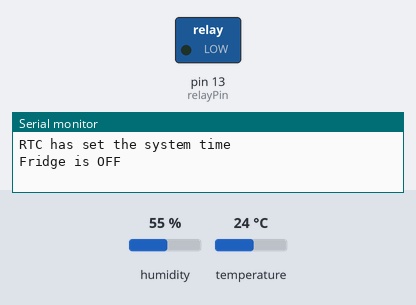
Recording of a sketch running on a simulated Arduino Uno, built with avr-gcc and run on an emulated ATmega328P. Shown: switched loads named in the sketch (green lamp = pin HIGH), the last lines printed to the serial monitor. The inputs (shaded band) are chosen by the test bench; at power-on: humidity 55 %, temperature 24 °C. The local clock reads 2024-03-15 10:24:30 at power-on unless the sketch sets it.

Above: at 0.1 s.
At 10.1 s:
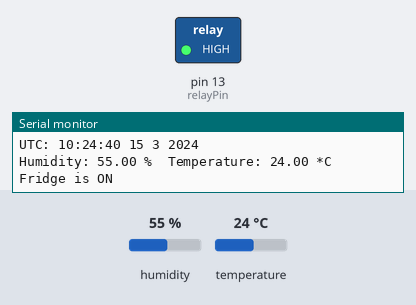
Timing chart, 0 to 11.6 s (numbered marks = the images above):
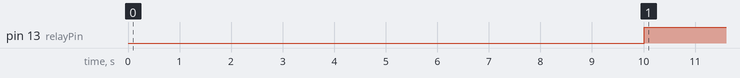

Measured:
- by itself, pin 13 (relayPin): LOW → HIGH at 10.0 s

The sketch:

SQArduinoCampingFridge.ino
```cpp
#include <TimeLib.h>
#include <Wire.h>
#include <DS1307RTC.h>
#include "DHT.h"

// Configuration
int maxTemp = 11;
int minTemp = 9;
int bedTimeHour = 6;
int wakeTimeHour = 7;
int preCoolHour = bedTimeHour - 1;
int preCoolTemp = minTemp - 2;

// Pin & device config
int relayPin = 13;
int tempPin = 12;
DHT dht(tempPin, DHT22);

void setup()  {
  Serial.begin(9600);

  // Configure the real-time clock
  // the function to get the time from the RTC
  setSyncProvider(RTC.get);
  if(timeStatus()!= timeSet) {
     Serial.println("Unable to sync with the RTC");
  } else {
     Serial.println("RTC has set the system time");
  }

  // Configure the temp sensor
  dht.begin();

  // Configure the relay
  pinMode(relayPin, OUTPUT);
  turnFridgeOff();
}

void loop()
{
  delay(10000);
  float h = dht.readHumidity();
  float t = dht.readTemperature();

  displayClock();
  displayTemp();

  if (t > maxTemp) {
    turnFridgeOn();
  } else if (t < minTemp) {
    turnFridgeOff();
  }
  Serial.println("\n\n");

}


/* Private methods */

void turnFridgeOn() {
  digitalWrite(relayPin, HIGH);
  Serial.print("Fridge is ON");
  Serial.println("\n");
}

void turnFridgeOff() {
  digitalWrite(relayPin, LOW);
  Serial.print("Fridge is OFF");
  Serial.println("\n");
}

void displayTemp() {
  float h = dht.readHumidity();
  float t = dht.readTemperature();
  Serial.print("Humidity: ");
  Serial.print(h);
  Serial.print(" %\t");
  Serial.print("Temperature: ");
  Serial.print(t);
  Serial.println(" *C");
}

// digital clock display of the time
void displayClock() {

  if (timeStatus() == timeSet) {
    Serial.print("UTC: ");
    Serial.print(hour());
    printDigits(minute());
    printDigits(second());
    Serial.print(" ");
    Serial.print(day());
    Serial.print(" ");
    Serial.print(month());
    Serial.print(" ");
    Serial.print(year());
    Serial.println();
  } else {
    Serial.println("The time has not been set.  Please run the Time");
    Serial.println("TimeRTCSet example, or DS1307RTC SetTime example.");
    Serial.println();
    delay(4000);
  }

}

// utility function for digital clock display: prints preceding colon and leading 0
void printDigits(int digits) {
  Serial.print(":");
  if(digits < 10)
    Serial.print('0');
  Serial.print(digits);
}
```
